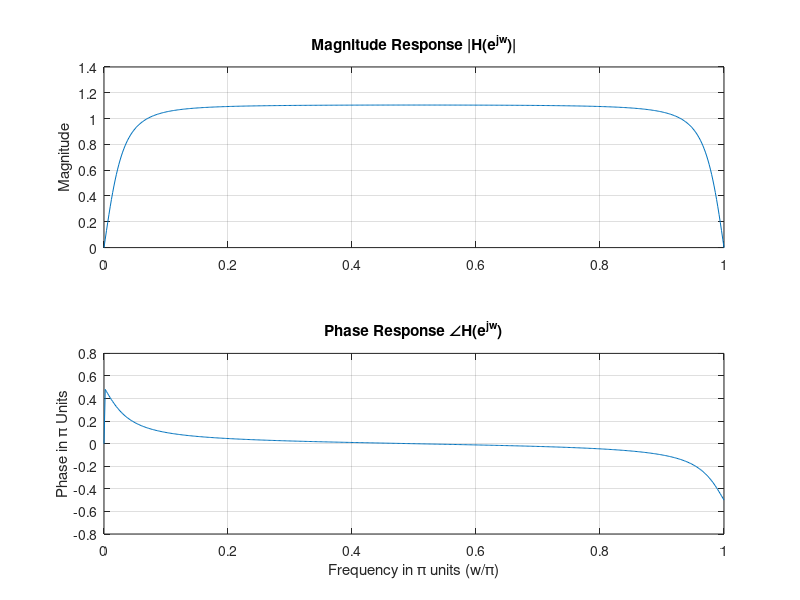

Write the MATLAB code that produced this figure.
% [Chp 4 Section 4.4 Page 126]
%
%  EXAMPLE 4.13
%  
%  A causal LTI system is described by the following difference equation:
%           y[n] = 0.81y[n−2] + x[n] − x[n−2]
%  Determine
%  a. the system function H(z),
%  b. the unit impulse response h[n],
%  c. the unit step response v[n], that is, the response to unit step u[n]
%  d. the frequency response function H(e^jω), 
%     and plot its magnitude and phase over 0 ≤ ω ≤ π.
%

% >>>>> solution <<<<<

% (a)

% take z-transform of both sides of the difference equation 
% and solve for H(z) = Y(z)/X(z), we have
%           H(z) = (1 − z^−2) / (1 − 0.81z^−2 )
%                = (1 − z^−2) / ((1 + 0.9z^−1)(1 − 0.9z^−1)), |z| > 0.9

% (b)

% impulse response h[n]

% b's and a's in poly frac H(z) = B(z)/A(z) (power 0 onwards) are,
b = [1 0 -1];
a = [1 0 -0.81];

% compute partial fraction form
[R, p, C] = residuez(b, a)

% which gives
%           H(z) = 1.2346 − 0.1173*1/(1 + 0.9z^−1) 
%                         − 0.1173*1/(1 − 0.9z^−1) , |z| > 0.9
% inverse z-transform is
%           h[n] = 1.2346δ[n] − 0.1173{1+(−1)^n} (0.9)^n u[n]

% (c)

% unit step response
%           V(z) = H(z) U(z)
%                = H(z) (1 / (1 − z^−1)) , |z| > 0.9 ∩ |z| > 1
%                =    1.0556*(1 / (1 − 0.9z^−1)) 
%                   − 0.0556*(1 / (1 + 0.9z^−1)) , |z| > 0.9
% inverse z-transform is
%           v[n] = [1.0556(0.9)^n − 0.0556(−0.9)^n] u[n]

% (d)

% compute frequency response H(e^jw)
%           H(e^jω) = (1 − e−j^2ω) / (1 − 0.81e^−j2ω)
w = [0:1:500]*pi/500; 
Hw = freqz(b, a, w);

% obtain mag. and phase of H(w)
Hw_mag = abs(Hw);
Hw_ang = angle(Hw);

% plot the freq. response
fig = figure;
subplot(2, 1, 1);
plot(w/pi, Hw_mag);
title('Magnitude Response |H(e^{jw})|'); 
ylabel('Magnitude'); grid;
subplot(2,1,2);
plot(w/pi, Hw_ang/pi);
xlabel('Frequency in \pi units (w/\pi)');
ylabel('Phase in \pi Units'); grid;
title('Phase Response ∠H(e^{jw})')
